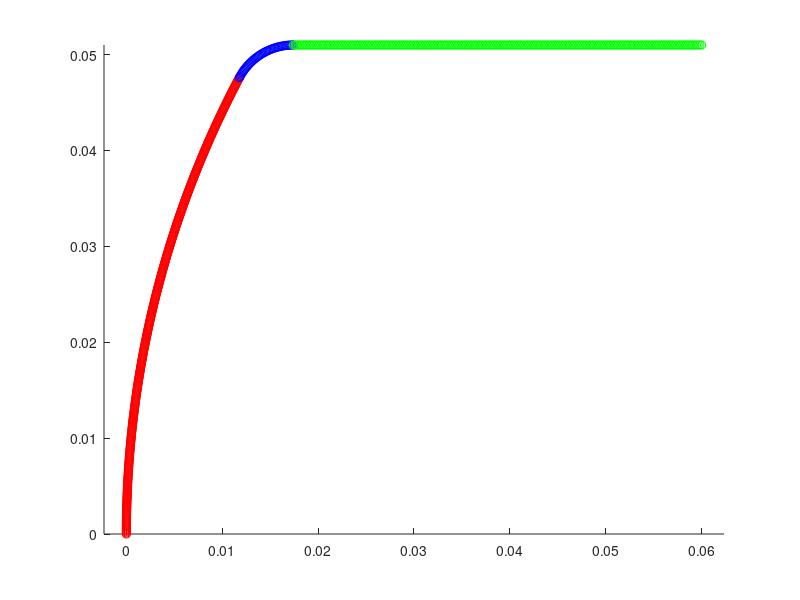
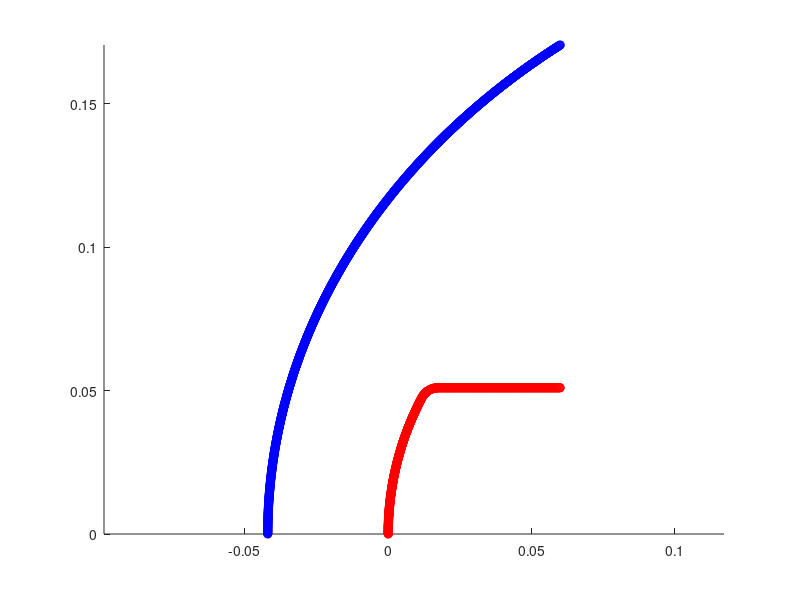

Write the MATLAB code that produced these figures, in order.
function [xl, xu] = isoq2()

Rn = 0.102;
Rs = Rn/16; 
xE = 0.06;
ThN = 27.82*pi/180;
Thf = pi/2;
n1 = 480;
n2 = 48;
n3 = 240;

th = 0:ThN/n1:ThN;
xc0 = Rn*(1 - cos(th));
yc0 = Rn*sin(th);

Thi = pi - ThN;
c1_x =  xc0(end) - Rs*cos(Thi);
c1_y =  yc0(end) - Rs*sin(Thi);

th = Thi:(Thf-Thi)/n2:Thf;
xc1_1 = Rs*cos(th);
yc1_1 = Rs*sin(th);

xc1_1 = xc1_1 + c1_x;
yc1_1 = yc1_1 + c1_y;

xl0 = [xc0(:) yc0(:)];
xl1 = [xc1_1(:) yc1_1(:)];

xT = max(xl1(:,1));
yT = max(xl1(:,2));

xl2 = [linspace(xT, xE, n3)' yT*ones(n3,1)];

figure(1); clf;
hold on;
plot(xl0(:,1), xl0(:,2), 'or');
plot(xl1(:,1), xl1(:,2), 'ob');
plot(xl2(:,1), xl2(:,2), 'og');
axis equal;

xl = [xl0(1:end-1,:); xl1(1:end-1,:); xl2(1:end,:)];

t = linspace(pi, pi/2, 2000)';
xc = 3.7*xE + 4.4*xE*cos(t);
yc = 3.6*xE*sin(t);
xu = [xc yc];

ind = xu(:,1) <= xE;
xu = xu(ind,:);
xu(end,1) = xE;

figure(2); clf;
hold on;
plot(xl(:,1), xl(:,2), 'or');
plot(xu(:,1), xu(:,2), 'ob');
axis equal;



% 
% plot(xl2(:,1), xl2(:,2), 'og');
% plot(xl3(:,1), xl3(:,2), 'ok');
% 
% plot(c1_x, c1_y, '-ok');
% 
% %xo = [xl0(1:end-1,:); xl1(1:end-1,:); xl2(1:end-1,:); xl3(1:end,:)];
% 
% n1 = 5000;
% n2 = 5000;
% n3 = 2000;
% n4 = 1000;
% 
% ThN = 23.0353*pi/180;
% th = 0:ThN/n1:ThN;
% xc0 = Rn*(1 - cos(th));
% yc0 = Rn*sin(th);
% xr0 = [xc0(:) yc0(:)];
% 
% Thi = pi-ThN;
% Thf = pi/2-32.5*pi/180;
% th = Thi:(Thf-Thi)/n2:Thf;
% xc1 = Rs*cos(th) + c1_x;
% yc1 = Rs*sin(th) + c1_y;
% xr1 = [xc1(:) yc1(:)];
% 
% xi = linspace(0,1,n3)';
% XA = xr1(end,:);
% XB = [3.3020 0.9116];
% x = XA(1,1) + (XB(1,1)-XA(1,1))*xi;
% y = XA(1,2) + (XB(1,2)-XA(1,2))*xi;
% xr2 = [x y];
% 
% xi = linspace(0,1,n4)';
% XA = XB;
% XB = [3.3020 0];
% x = XA(1,1) + (XB(1,1)-XA(1,1))*xi;
% y = XA(1,2) + (XB(1,2)-XA(1,2))*xi;
% xr3 = [x y];
% 
% % figure(2); clf;
% % hold on;
% % plot(xr0(:,1), xr0(:,2), '-b');
% % plot(xr1(:,1), xr1(:,2), '-b');
% % plot(xr2(:,1), xr2(:,2), '-b');
% % plot(xr3(:,1), xr3(:,2), '-b');
% % plot(c1_x, c1_y, '-ok');
% 
% xr = [xr0(1:end-1,:); xr1(1:end-1,:); xr2(1:end,:)];
% 
% xs = shifted_curve_normal_direction(xr, D);
% xs(1,:) = [D 0];
% XC = XB;
% XC(1) = XB(1) - D;
% s = (xs(end-3,2)-xs(end-4,2))/(xs(end-3,1)-xs(end-4,1));
% c =  xs(end-4,2) - s*xs(end-4,1);
% XC(2) = c + s * XC(1);
% 
% % [xr(1:10,:) xs(1:10,:)]
% % pause
% 
% ind = xs(:,1) < XC(1);
% xs = xs(ind,:);
% 
% xi = linspace(0,1,n4)';
% XA = XC;
% XB(1) = XB(1) - D;
% x = XA(1,1) + (XB(1,1)-XA(1,1))*xi;
% y = XA(1,2) + (XB(1,2)-XA(1,2))*xi;
% xs3 = [x y];
% xs = [xs; xs3];
% 
% xf = [xr0(1:end-1,:); xr1(1:end-1,:); xr2(1:end-1,:); xr3(1:end,:)];
% 
% figure(2); clf;
% hold on;
% plot(xf(:,1), xf(:,2), '-b');
% plot(xs(:,1), xs(:,2), '-r');
% %plot(XC(1), XC(2), 'ok');
% axis equal; axis tight;
% 
